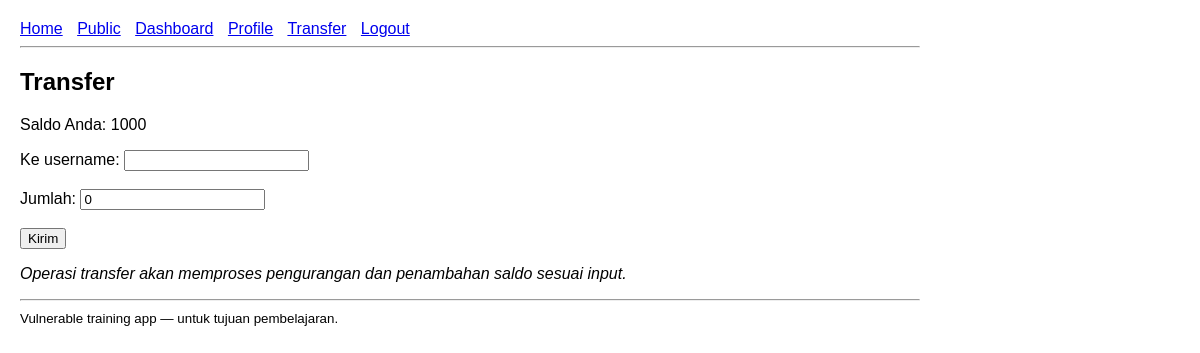
The page /transfer (signed in) on the database as committed earlier.
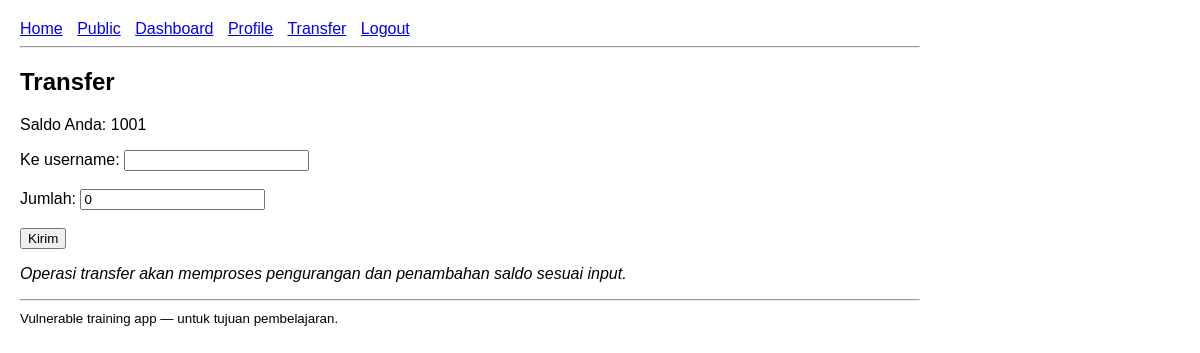
The same page on the database as committed later.
### tables this page shows
CREATE TABLE accounts (
    id INTEGER PRIMARY KEY AUTOINCREMENT,
    user_id INTEGER,
    balance INTEGER,
    FOREIGN KEY(user_id) REFERENCES users(id)
);

### app.py (the view, shortened to what this page needs)
@app.route("/transfer", methods=["GET", "POST"])
@login_required
def transfer():
    db = get_db()
    user_id = session["user_id"]
    account = db.execute("SELECT * FROM accounts WHERE user_id = ?", (user_id,)).fetchone()
    return render_template("transfer.html", account=account)

### app.py (called while the page is built)
def get_db():
    db = getattr(g, "_database", None)
    if db is None:
        db = g._database = sqlite3.connect(DATABASE)
        db.row_factory = sqlite3.Row
    return db

@app.teardown_appcontext
def close_connection(exc):
    db = getattr(g, "_database", None)
    if db is not None:
        db.close()

def login_required(fn):
    from functools import wraps
    @wraps(fn)
    def wrapper(*args, **kwargs):
        if "user_id" not in session:
            return redirect(url_for("login"))
        return fn(*args, **kwargs)
    return wrapper

### templates/transfer.html
{% extends "base.html" %}
{% block content %}
<h2>Transfer</h2>
<p>Saldo Anda: {{ account.balance }}</p>
<form method="post">
  <label>Ke username: <input name="to_user"></label><br><br>
  <label>Jumlah: <input name="amount" type="number" value="0"></label><br><br>
  <button type="submit">Kirim</button>
</form>
<p><em>Operasi transfer akan memproses pengurangan dan penambahan saldo sesuai input.</em></p>
{% endblock %}

Rows that differ between the two databases and show on the page:
changed accounts: balance "1000" → "1001"
